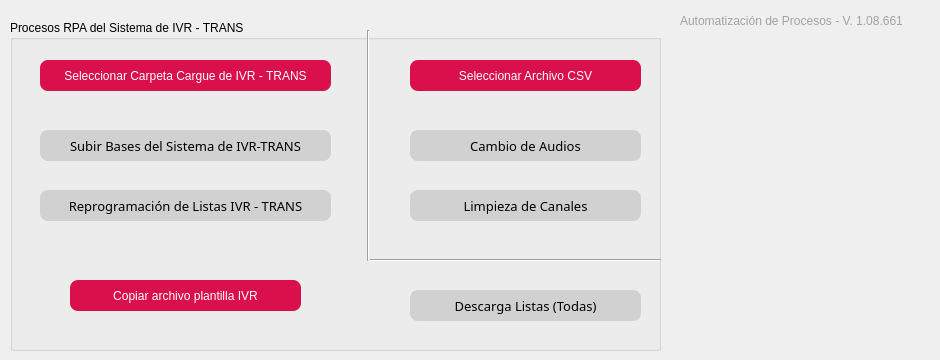
    <widget class="QWidget" name="tab_10">
     <attribute name="title">
      <string>Refactorizado</string>
     </attribute>
     <widget class="QLabel" name="label_Version_Control_9">
      <property name="geometry">
       <rect>
        <x>680</x>
        <y>10</y>
        <width>251</width>
        <height>21</height>
       </rect>
      </property>
      <property name="styleSheet">
       <string notr="true">color: rgb(162, 162, 162);
font: italic 10pt &quot;MS Sans Serif&quot;;</string>
      </property>
      <property name="text">
       <string>Automatización de Procesos - V. 1.08.661</string>
      </property>
     </widget>
     <widget class="QLabel" name="label_LOGO_9">
      <property name="geometry">
       <rect>
        <x>700</x>
        <y>60</y>
        <width>191</width>
        <height>161</height>
       </rect>
      </property>
      <property name="text">
       <string/>
      </property>
      <property name="pixmap">
       <pixmap>../resources/Logo.png</pixmap>
      </property>
      <property name="scaledContents">
       <bool>true</bool>
      </property>
     </widget>
     <widget class="QGroupBox" name="Group_Selection_Starter_20">
      <property name="geometry">
       <rect>
        <x>10</x>
        <y>20</y>
        <width>651</width>
        <height>331</height>
       </rect>
      </property>
      <property name="styleSheet">
       <string notr="true">font: 63 10pt &quot;Bahnschrift SemiBold&quot;;</string>
      </property>
      <property name="title">
       <string>Procesos RPA del Sistema de IVR - TRANS</string>
      </property>
      <widget class="QPushButton" name="pushButton_Partitions_BD_41">
       <property name="geometry">
        <rect>
         <x>30</x>
         <y>170</y>
         <width>291</width>
         <height>31</height>
        </rect>
       </property>
       <property name="font">
        <font>
         <family>Bahnschrift SemiBold</family>
         <pointsize>10</pointsize>
         <weight>7</weight>
         <italic>false</italic>
         <bold>false</bold>
        </font>
       </property>
       <property name="styleSheet">
        <string notr="true">QPushButton
{
	border-radius:8px;
	color: rgb(0, 0, 0);
	background-color: rgb(209, 209, 209);
}
QPushButton:Hover
{
	color: rgb(255, 255, 255);
	background-color: rgb(217, 16, 76);
}
QPushButton:pressed
{
	color: rgb(255, 255, 255);
	background-color: rgb(0, 0, 0);
}
</string>
       </property>
       <property name="text">
        <string>Reprogramación de Listas IVR - TRANS</string>
       </property>
       <property name="default">
        <bool>false</bool>
       </property>
      </widget>
      <widget class="QPushButton" name="pushButton_Partitions_BD_45">
       <property name="geometry">
        <rect>
         <x>400</x>
         <y>170</y>
         <width>231</width>
         <height>31</height>
        </rect>
       </property>
       <property name="font">
        <font>
         <family>Bahnschrift SemiBold</family>
         <pointsize>10</pointsize>
         <weight>7</weight>
         <italic>false</italic>
         <bold>false</bold>
        </font>
       </property>
       <property name="styleSheet">
        <string notr="true">QPushButton
{
	border-radius:8px;
	color: rgb(0, 0, 0);
	background-color: rgb(209, 209, 209);
}
QPushButton:Hover
{
	color: rgb(255, 255, 255);
	background-color: rgb(217, 16, 76);
}
QPushButton:pressed
{
	color: rgb(255, 255, 255);
	background-color: rgb(0, 0, 0);
}
</string>
       </property>
       <property name="text">
        <string>Limpieza de Canales</string>
       </property>
       <property name="default">
        <bool>false</bool>
       </property>
      </widget>
      <widget class="QPushButton" name="pushButton_Partitions_BD_46">
       <property name="geometry">
        <rect>
         <x>400</x>
         <y>110</y>
         <width>231</width>
         <height>31</height>
        </rect>
       </property>
       <property name="font">
        <font>
         <family>Bahnschrift SemiBold</family>
         <pointsize>10</pointsize>
         <weight>7</weight>
         <italic>false</italic>
         <bold>false</bold>
        </font>
       </property>
       <property name="styleSheet">
        <string notr="true">QPushButton
{
	border-radius:8px;
	color: rgb(0, 0, 0);
	background-color: rgb(209, 209, 209);
}
QPushButton:Hover
{
	color: rgb(255, 255, 255);
	background-color: rgb(217, 16, 76);
}
QPushButton:pressed
{
	color: rgb(255, 255, 255);
	background-color: rgb(0, 0, 0);
}
</string>
       </property>
       <property name="text">
        <string>Cambio de Audios</string>
       </property>
       <property name="default">
        <bool>false</bool>
       </property>
      </widget>
      <widget class="QPushButton" name="pushButton_Select_File_5">
       <property name="geometry">
        <rect>
         <x>400</x>
         <y>40</y>
         <width>231</width>
         <height>31</height>
        </rect>
       </property>
       <property name="styleSheet">
        <string notr="true">QPushButton
{
	border-radius:8px;
	color: rgb(255, 255, 255);
	background-color: rgb(217, 16, 76);
}
QPushButton:Hover
{
	color: rgb(255, 255, 255);
	background-color: rgb(94, 94, 94);
}
QPushButton:pressed
{
	color: rgb(255, 255, 255);
	background-color: rgb(0, 0, 0);
}
</string>
       </property>
       <property name="text">
        <string>Seleccionar Archivo CSV</string>
       </property>
       <property name="default">
        <bool>false</bool>
       </property>
      </widget>
      <widget class="Line" name="line">
       <property name="geometry">
        <rect>
         <x>350</x>
         <y>10</y>
         <width>16</width>
         <height>231</height>
        </rect>
       </property>
       <property name="orientation">
        <enum>Qt::Vertical</enum>
       </property>
      </widget>
      <widget class="QPushButton" name="pushButton_Partitions_BD_47">
       <property name="geometry">
        <rect>
         <x>400</x>
         <y>270</y>
         <width>231</width>
         <height>31</height>
        </rect>
       </property>
       <property name="font">
        <font>
         <family>Bahnschrift SemiBold</family>
         <pointsize>10</pointsize>
         <weight>7</weight>
         <italic>false</italic>
         <bold>false</bold>
        </font>
       </property>
       <property name="styleSheet">
        <string notr="true">QPushButton
{
	border-radius:8px;
	color: rgb(0, 0, 0);
	background-color: rgb(209, 209, 209);
}
QPushButton:Hover
{
	color: rgb(255, 255, 255);
	background-color: rgb(217, 16, 76);
}
QPushButton:pressed
{
	color: rgb(255, 255, 255);
	background-color: rgb(0, 0, 0);
}
</string>
       </property>
       <property name="text">
        <string>Descarga Listas (Todas)</string>
       </property>
       <property name="default">
        <bool>false</bool>
       </property>
      </widget>
      <widget class="Line" name="line_2">
       <property name="geometry">
        <rect>
         <x>360</x>
         <y>230</y>
         <width>291</width>
         <height>20</height>
        </rect>
       </property>
       <property name="orientation">
        <enum>Qt::Horizontal</enum>
       </property>
      </widget>
      <widget class="QPushButton" name="pushButton_Select_File_6">
       <property name="geometry">
        <rect>
         <x>30</x>
         <y>40</y>
         <width>291</width>
         <height>31</height>
        </rect>
       </property>
       <property name="styleSheet">
        <string notr="true">QPushButton
{
	border-radius:8px;
	color: rgb(255, 255, 255);
	background-color: rgb(217, 16, 76);
}
QPushButton:Hover
{
	color: rgb(255, 255, 255);
	background-color: rgb(94, 94, 94);
}
QPushButton:pressed
{
	color: rgb(255, 255, 255);
	background-color: rgb(0, 0, 0);
}
</string>
       </property>
       <property name="text">
        <string>Seleccionar Carpeta Cargue de IVR - TRANS</string>
       </property>
       <property name="default">
        <bool>false</bool>
       </property>
      </widget>
      <widget class="QPushButton" name="pushButton_Partitions_BD_42">
       <property name="geometry">
        <rect>
         <x>30</x>
         <y>110</y>
         <width>291</width>
         <height>31</height>
        </rect>
       </property>
       <property name="font">
        <font>
         <family>Bahnschrift SemiBold</family>
         <pointsize>10</pointsize>
         <weight>7</weight>
         <italic>false</italic>
         <bold>false</bold>
        </font>
       </property>
       <property name="styleSheet">
        <string notr="true">QPushButton
{
	border-radius:8px;
	color: rgb(0, 0, 0);
	background-color: rgb(209, 209, 209);
}
QPushButton:Hover
{
	color: rgb(255, 255, 255);
	background-color: rgb(217, 16, 76);
}
QPushButton:pressed
{
	color: rgb(255, 255, 255);
	background-color: rgb(0, 0, 0);
}
</string>
       </property>
       <property name="text">
        <string>Subir Bases del Sistema de IVR-TRANS</string>
       </property>
       <property name="default">
        <bool>false</bool>
       </property>
      </widget>
      <widget class="QPushButton" name="pushButton_Select_File_9">
       <property name="geometry">
        <rect>
         <x>60</x>
         <y>260</y>
         <width>231</width>
         <height>31</height>
        </rect>
       </property>
       <property name="styleSheet">
        <string notr="true">QPushButton
{
	border-radius:8px;
	color: rgb(255, 255, 255);
	background-color: rgb(217, 16, 76);
}
QPushButton:Hover
{
	color: rgb(255, 255, 255);
	background-color: rgb(94, 94, 94);
}
QPushButton:pressed
{
	color: rgb(255, 255, 255);
	background-color: rgb(0, 0, 0);
}
</string>
       </property>
       <property name="text">
        <string>Copiar archivo plantilla IVR</string>
       </property>
       <property name="default">
        <bool>false</bool>
       </property>
      </widget>
     </widget>
    </widget>
